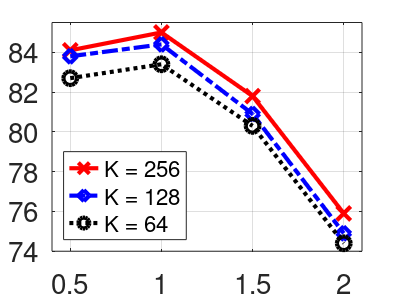
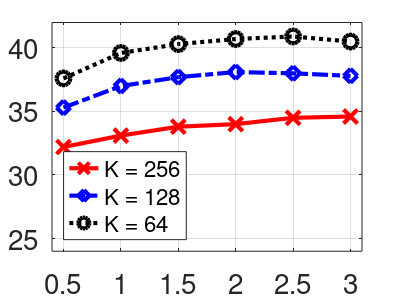

These charts were generated, in order, by the following MATLAB code:
%Overlapping Segments and each two frames.
close all
clear all
clc

%% KTH
close all
clear all
clc

kth_overseg_1 = [84.1	85.0    81.8	75.9]; % 256
kth_overseg_2 = [83.8	84.4	80.9	74.9]; % 128. %Added on August 10/2015
kth_overseg_3 = [82.7	83.4	80.3	74.4]; % 64
t = [ 0.5 1 1.5 2];
%subplot(1,2,1)
figure(1)
plot(t, kth_overseg_1, '-rx','LineWidth',3,'MarkerSize',10)
hold on
plot(t, kth_overseg_2, '-.bd','LineWidth',3,'MarkerSize',10)
plot(t, kth_overseg_3, ':ko','LineWidth',3,'MarkerSize',10)
grid
axis([0.4,2.1,74,85.5])
%title('s-KTH dataset','FontSize',24,'FontWeight','bold');

set(gca,'XTick',t); % Change x-axis ticks
set(gca,'XTickLabel',t, 'FontSize',20); % Change x-axis ticks labels to desired values.
h_legend = legend('K = 256','K = 128','K = 64', 'Location','southwest');
set(h_legend,'FontSize',16);
%ylabel('Performance (%)','FontSize',24, 'FontWeight','bold') % y-axis label
%xlabel({'Segment Length (seconds)'; ' '},'FontSize',24,'FontWeight','bold') % x-axis label

%To save
width = 4;     % Width in inches
height = 3;    % Height in inches

set(gcf,'InvertHardcopy','on');
set(gcf,'PaperUnits', 'inches');
papersize = get(gcf, 'PaperSize');
left = (papersize(1)- width)/2;
bottom = (papersize(2)- height)/2;
myfiguresize = [left, bottom, width, height];
set(gcf,'PaperPosition', myfiguresize);

% Save the file as PNG
%print('improvedExample','-dpng','-r300');

%%Step4

%print('kth_K256_128_64_August','-depsc2','-r300');



%% CMU
cmu_overseg_1 = [32.2  33.1 33.8 34.0 34.5 34.6	];  %256
cmu_overseg_2 = [35.3  37.0	37.7 38.1 38.0 37.8	];  %128
cmu_overseg_3 = [37.6  39.6 40.3 40.7 40.9 40.5 ];  %64


t = [0.5 1 1.5 2 2.5 3];
figure(2)
plot(t, cmu_overseg_1, '-rx','LineWidth',3,'MarkerSize',10)
hold on
plot(t, cmu_overseg_2, '-.bd','LineWidth',3,'MarkerSize',10)
plot(t, cmu_overseg_3, ':ko','LineWidth',3,'MarkerSize',10)
grid
axis([0.4,3.1,24,42])
%title('CMU-MMAC dataset','FontSize',24,'FontWeight','bold');
set(gca,'XTick',t); % Change x-axis ticks
set(gca,'XTickLabel',t, 'FontSize',20); % Change x-axis ticks labels to desired values.
h_legend = legend('K = 256','K = 128','K = 64', 'Location','southwest');
set(h_legend,'FontSize',16);%ylabel('Performance (%)','FontSize',24,'FontWeight','bold') % y-axis label
%xlabel({'Segment Length (seconds)'; ' '},'FontSize',24,'FontWeight','bold') % x-axis label

%To save
width = 4;     % Width in inches
height = 3;    % Height in inches

set(gcf,'InvertHardcopy','on');
set(gcf,'PaperUnits', 'inches');
papersize = get(gcf, 'PaperSize');
left = (papersize(1)- width)/2;
bottom = (papersize(2)- height)/2;
myfiguresize = [left, bottom, width, height];
set(gcf,'PaperPosition', myfiguresize);

% Save the file as PNG
%print('improvedExample','-dpng','-r300');

%%Step4

%print('cmu_K256_128_64_August','-depsc2','-r300');





%%To save in eps
%figure(1)
%print -depsc2 /tmp/figure1.eps2

%figure(2)
%print -depsc2 /tmp/figure2.eps2


%In the ubuntu terminal:
%epstopdf figure2.eps2 %To convert to pdf


 
 
 %ha = axes('Position',[0 0 1 1],'Xlim',[0 1],'Ylim',[0 1],'Box','off','Visible','off','Units','normalized', 'clipping' , 'off');
 %text(0.5, 1,'stitched KTH dataset','HorizontalAlignment', 'center','VerticalAlignment', 'top', 'FontSize',30, 'FontWeight','bold')

 

